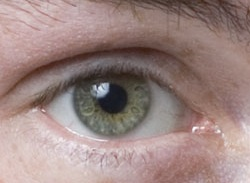
#> input picture examples/unsharpen.jpg, 250 x 183 px
$ python -i harris.py   (imports and definitions only)
#> lines starting #> are read from the running program, lines starting #| are printed output that depends on the picture
from pylab import *
from numpy import *
from scipy.ndimage import filters


def compute_harris_response(im,sigma=3):
    """ Compute the Harris corner detector response function
        for each pixel in a graylevel image. """
    # 在灰度图中，对每个像素计算Harris角点检测器响应函数

    # derivatives 计算导数
    imx = zeros(im.shape)
    filters.gaussian_filter(im, (sigma,sigma), (0,1), imx)
    imy = zeros(im.shape)
    filters.gaussian_filter(im, (sigma,sigma), (1,0), imy)

    # compute components of the Harris matrix
    Wxx = filters.gaussian_filter(imx*imx,sigma)
    Wxy = filters.gaussian_filter(imx*imy,sigma)
    Wyy = filters.gaussian_filter(imy*imy,sigma)

    # determinant and trace 计算特征值和轨迹
    Wdet = Wxx*Wyy - Wxy**2
    Wtr = Wxx + Wyy

    return Wdet / (Wtr*Wtr)


# [160 lines left out: functions get_harris_points, plot_harris_points, get_descriptors, match, match_twosided, appendimages and 1 more, not called in this run]

'''
# 使用归一化互相关矩阵
wid = 5
harrisim = harris.compute_harris_reponse(im1,5)
filtered_coords1 = harris.get_harris_points(harrisim,wid+1)
d1 = harris.get_descriptors(im1,filtered_coords1,wid)

harrisim = harris.compute_harris_reponse(im2,5)
filtered_coords2 = harris.getharris_points(harrisim,wid+1)
d2 = harris.get_descriptors(im2,filtered_coords2,wid)

print('starting matching')
matches = harris.match_twosided(d1,d2)

figure()
gray()
harris.plot_matches(im1,im2,filtered_coords1,filtered_coords2,matches)     # 画出匹配子集 matches[:100]
show()
'''

>>> import cv2
>>> picture = cv2.imread('../examples/unsharpen.jpg', cv2.IMREAD_GRAYSCALE)
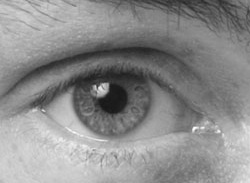
#> picture: shape (183, 250); min 23, max 255, mean 139.2
>>> result = compute_harris_response(picture)
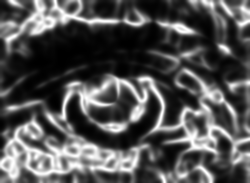
#> result: shape (183, 250) float64; min 0.000439, max 0.25, mean 0.082; drawn with min black and max white
